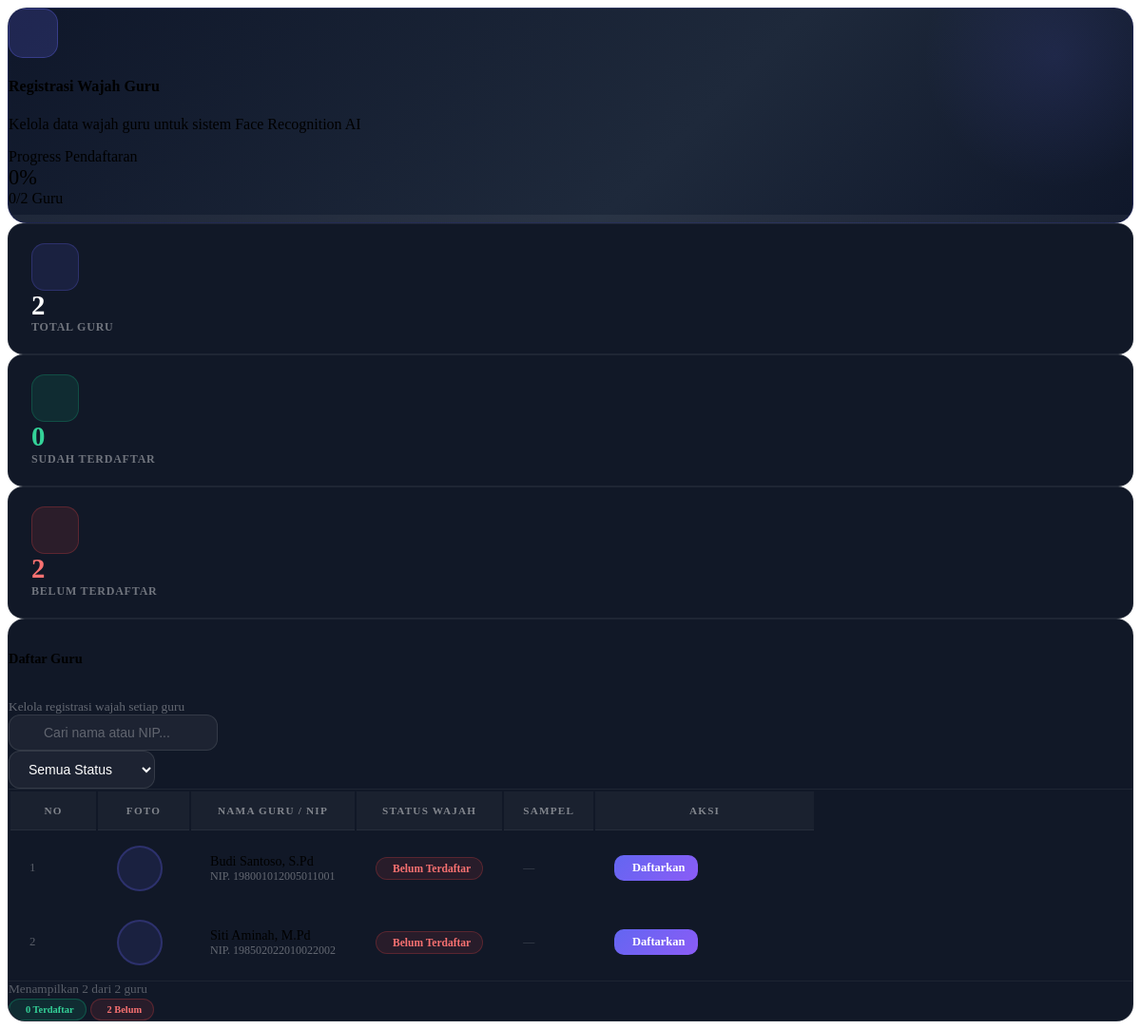
/registrasi_wajah.php (signed in), run on the app's committed database.
### tables this page shows
CREATE TABLE IF NOT EXISTS guru (
    id_guru INT AUTO_INCREMENT PRIMARY KEY,
    id_user INT NOT NULL,
    nip VARCHAR(25) UNIQUE,
    nama_guru VARCHAR(100) NOT NULL,
    jenis_kelamin ENUM('L', 'P') NOT NULL,
    email VARCHAR(100) UNIQUE,
    no_hp VARCHAR(20),
    foto VARCHAR(255) DEFAULT NULL,
    face_data TEXT DEFAULT NULL,  
    created_at TIMESTAMP DEFAULT CURRENT_TIMESTAMP,
    FOREIGN KEY (id_user) REFERENCES users(id) ON DELETE CASCADE
);

### registrasi_wajah.php (the view, shortened to what this page needs)
<?php
$sql = "SELECT g.id_guru, g.nama_guru, g.nip, g.foto, g.face_data,
               (SELECT COUNT(*) FROM absensi a WHERE a.id_guru = g.id_guru) AS total_absensi
        FROM guru g ORDER BY g.nama_guru ASC";
$result = mysqli_query($conn, $sql);
$total_guru     = 0;
$total_terdaftar = 0;
$rows = [];
while($row = mysqli_fetch_assoc($result)) {
    $total_guru++;
    $rows[] = $row;
}
$total_belum = $total_guru - $total_terdaftar;
$pct = $total_guru > 0 ? round(($total_terdaftar / $total_guru) * 100) : 0;
?>
<div class="rw-page-header p-4 mb-4 shadow-lg">
    <div class="d-flex align-items-start justify-content-between flex-wrap gap-3">
        <div>
            <div class="d-flex align-items-center gap-3 mb-2">
                <div style="width:50px;height:50px;border-radius:15px;background:rgba(99,102,241,0.2);border:1px solid rgba(99,102,241,0.35);display:flex;align-items:center;justify-content:center;">
                </div>
                <div>
                    <h4 class="fw-bold text-white mb-0">Registrasi Wajah Guru</h4>
                    <p class="text-white-50 mb-0 small">Kelola data wajah guru untuk sistem Face Recognition AI</p>
                </div>
            </div>
        </div>
        <div class="text-end">
            <div class="text-white-50 small mb-1">Progress Pendaftaran</div>
            <div class="fw-bold text-white" style="font-size:1.4rem;"><?= $pct ?>%</div>
            <div class="text-white-50 small"><?= $total_terdaftar ?>/<?= $total_guru ?> Guru</div>
        </div>
    </div>
    <div class="mt-3">
        <div class="overall-bar-wrap">
        </div>
    </div>
</div>
<div class="row g-3 mb-4">
    <div class="col-md-4">
        <div class="stat-card shadow">
            <div class="d-flex align-items-center gap-3">
                <div class="stat-icon" style="background:rgba(99,102,241,0.12);border:1px solid rgba(99,102,241,0.25);">
                </div>
                <div>
                    <div style="font-size:1.8rem;font-weight:800;color:white;line-height:1.1;"><?= $total_guru ?></div>
                    <div style="font-size:0.75rem;color:rgba(255,255,255,0.4);font-weight:600;text-transform:uppercase;letter-spacing:0.8px;">Total Guru</div>
                </div>
            </div>
        </div>
    </div>
    <div class="col-md-4">
        <div class="stat-card shadow">
            <div class="d-flex align-items-center gap-3">
                <div class="stat-icon" style="background:rgba(16,185,129,0.12);border:1px solid rgba(16,185,129,0.25);">
                </div>
                <div>
                    <div style="font-size:1.8rem;font-weight:800;color:#34d399;line-height:1.1;"><?= $total_terdaftar ?></div>
                    <div style="font-size:0.75rem;color:rgba(255,255,255,0.4);font-weight:600;text-transform:uppercase;letter-spacing:0.8px;">Sudah Terdaftar</div>
                </div>
            </div>
        </div>
    </div>
    <div class="col-md-4">
        <div class="stat-card shadow">
            <div class="d-flex align-items-center gap-3">
                <div class="stat-icon" style="background:rgba(239,68,68,0.12);border:1px solid rgba(239,68,68,0.25);">
                </div>
                <div>
                    <div style="font-size:1.8rem;font-weight:800;color:#f87171;line-height:1.1;"><?= $total_belum ?></div>
                    <div style="font-size:0.75rem;color:rgba(255,255,255,0.4);font-weight:600;text-transform:uppercase;letter-spacing:0.8px;">Belum Terdaftar</div>
                </div>
            </div>
        </div>
    </div>
</div>
<div class="rw-table-wrap shadow">
    <div class="d-flex align-items-center justify-content-between flex-wrap gap-3 p-4"
        style="border-bottom:1px solid rgba(255,255,255,0.06);">
        <div>
            <h6 class="fw-bold text-white mb-0" style="font-size:0.9rem;">Daftar Guru</h6>
            <small style="color:rgba(255,255,255,0.35);">Kelola registrasi wajah setiap guru</small>
        </div>
        <div class="d-flex align-items-center gap-2">
            <div class="position-relative">
                <input type="text" id="searchGuru" class="search-box" placeholder="Cari nama atau NIP..."
                    style="padding-left:36px;width:220px;" oninput="filterTable()">
            </div>
            <select id="filterStatus" class="search-box" style="width:auto;cursor:pointer;" onchange="filterTable()">
                <option value="">Semua Status</option>
            </select>
        </div>
    </div>
    <div class="table-responsive">
        <table class="rw-table w-100" id="guruTable">
            <thead>
                <tr>
                    <th width="50" class="text-center">No</th>
                    <th width="56" class="text-center">Foto</th>
                    <th>Nama Guru / NIP</th>
                    <th class="text-center">Status Wajah</th>
                    <th class="text-center">Sampel</th>
                    <th class="text-center" width="190">Aksi</th>
                </tr>
            </thead>
            <tbody>
                <?php if(count($rows) > 0): ?>
                    <?php $no = 1; foreach($rows as $row): ?>
                    <?php
                        $terdaftar = !empty($row['face_data']);
                        $jumlah_sampel = 0;
                        $status_val = $terdaftar ? 'terdaftar' : 'belum';
                    ?>
                    <tr data-nama="<?= strtolower(htmlspecialchars($row['nama_guru'])) ?>"
                        data-nip="<?= htmlspecialchars($row['nip'] ?? '') ?>"
                        data-status="<?= $status_val ?>">
                        <td class="text-center">
                            <span style="color:rgba(255,255,255,0.3);font-size:0.8rem;"><?= $no++ ?></span>
                        </td>
                        <td class="text-center">
                            <?php if($row['foto'] && file_exists("uploads/profil/".$row['foto'])): ?>
                                <img src="uploads/profil/<?= $row['foto'] ?>" class="guru-av" alt="Foto">
                            <?php else: ?>
                                <div class="guru-av-placeholder mx-auto">
                                </div>
                            <?php endif; ?>
                        </td>
                        <td>
                            <div class="fw-semibold text-white" style="font-size:0.88rem;">
                                <?= htmlspecialchars($row['nama_guru']) ?>
                            </div>
                            <div style="color:rgba(255,255,255,0.35);font-size:0.75rem;">
                                NIP. <?= htmlspecialchars($row['nip'] ?? '-') ?>
                            </div>
                        </td>
                        <td class="text-center">
                            <?php if($terdaftar): ?>
                                <div class="badge-terdaftar">
                                    <i class="bi bi-shield-fill-check"></i> Sudah Terdaftar
                                </div>
                            <?php else: ?>
                                <div class="badge-belum">
                                    <i class="bi bi-shield-x"></i> Belum Terdaftar
                                </div>
                            <?php endif; ?>
                        </td>
                        <td class="text-center">
                            <?php if($terdaftar): ?>
                                <span class="badge-sampel">
                                    <i class="bi bi-layers me-1"></i><?= $jumlah_sampel ?> Sampel
                                </span>
                            <?php else: ?>
                                <span style="color:rgba(255,255,255,0.2);font-size:0.75rem;">—</span>
                            <?php endif; ?>
                        </td>
                        <td class="text-center">
                            <div class="d-flex align-items-center justify-content-center gap-2 flex-wrap">
                                <?php if($terdaftar): ?>
                                    <a href="kamera_wajah.php?id=<?= $row['id_guru'] ?>" class="btn-update">
                                        <i class="bi bi-arrow-repeat"></i> Perbarui
                                    </a>
                                <?php else: ?>
                                    <a href="kamera_wajah.php?id=<?= $row['id_guru'] ?>" class="btn-register">
                                        <i class="bi bi-camera-video"></i> Daftarkan
                                    </a>
                                <?php endif; ?>
                            </div>
                        </td>
                    </tr>
                    <?php endforeach; ?>
                <?php endif; ?>
            </tbody>
        </table>
    </div>
    <div class="d-flex align-items-center justify-content-between flex-wrap gap-2 px-4 py-3"
        style="border-top:1px solid rgba(255,255,255,0.05);">
        <small style="color:rgba(255,255,255,0.3);" id="table-footer-text">
            Menampilkan <?= count($rows) ?> dari <?= $total_guru ?> guru
        </small>
        <div class="d-flex gap-2 align-items-center">
            <div class="badge-terdaftar" style="font-size:0.65rem;">
                <i class="bi bi-shield-fill-check"></i> <?= $total_terdaftar ?> Terdaftar
            </div>
            <div class="badge-belum" style="font-size:0.65rem;">
                <i class="bi bi-shield-x"></i> <?= $total_belum ?> Belum
            </div>
        </div>
    </div>
</div>

### registrasi_wajah.php (style rules this page uses)
.rw-page-header { background: linear-gradient(135deg, #0f172a 0%, #1e293b 60%, #0f172a 100%); border: 1px solid rgba(99,102,241,0.18); border-radius: 20px; position: relative; overflow: hidden; }
.rw-page-header::after { content: ''; position: absolute; top: -40%; right: -5%; width: 280px; height: 280px; background: radial-gradient(circle, rgba(99,102,241,0.12) 0%, transparent 70%); pointer-events: none; }
.stat-card { background: #111827; border: 1px solid rgba(255,255,255,0.06); border-radius: 16px; padding: 20px 24px; transition: transform 0.25s, box-shadow 0.25s; }
.stat-icon { width: 48px; height: 48px; border-radius: 14px; display: flex; align-items: center; justify-content: center; font-size: 1.3rem; flex-shrink: 0; }
.rw-table-wrap { background: #111827; border: 1px solid rgba(255,255,255,0.06); border-radius: 18px; overflow: hidden; }
.rw-table thead th { background: rgba(255,255,255,0.04); border-bottom: 1px solid rgba(255,255,255,0.06); color: rgba(255,255,255,0.45); font-size: 0.7rem; font-weight: 700; letter-spacing: 1.2px; text-transform: uppercase; padding: 14px 20px; white-space: nowrap; }
.rw-table tbody tr { border-bottom: 1px solid rgba(255,255,255,0.04); transition: background 0.2s; }
.rw-table tbody tr:last-child { border-bottom: none; }
.rw-table tbody td { padding: 14px 20px; vertical-align: middle; }
.guru-av-placeholder { width: 44px; height: 44px; border-radius: 50%; background: rgba(99,102,241,0.12); border: 2px solid rgba(99,102,241,0.25); display: flex; align-items: center; justify-content: center; color: #818cf8; font-size: 1.1rem; flex-shrink: 0; }
.badge-terdaftar { background: rgba(16,185,129,0.12); border: 1px solid rgba(16,185,129,0.3); color: #34d399; border-radius: 20px; padding: 5px 12px; font-size: 0.72rem; font-weight: 600; display: inline-flex; align-items: center; gap: 5px; white-space: nowrap; }
.badge-belum { background: rgba(239,68,68,0.1); border: 1px solid rgba(239,68,68,0.25); color: #f87171; border-radius: 20px; padding: 5px 12px; font-size: 0.72rem; font-weight: 600; display: inline-flex; align-items: center; gap: 5px; white-space: nowrap; }
.btn-register { background: linear-gradient(135deg, #6366f1, #8b5cf6); color: white; border: none; border-radius: 10px; padding: 6px 14px; font-size: 0.78rem; font-weight: 600; display: inline-flex; align-items: center; gap: 5px; transition: all 0.2s; text-decoration: none; }
.overall-bar-wrap { background: rgba(255,255,255,0.05); border-radius: 99px; height: 8px; overflow: hidden; margin-top: 8px; }
.search-box { background: rgba(255,255,255,0.05); border: 1px solid rgba(255,255,255,0.1); border-radius: 12px; padding: 10px 16px; color: white; font-size: 0.875rem; outline: none; transition: border-color 0.2s; }
.search-box::placeholder { color: rgba(255,255,255,0.3); }

### data on the page
guru: nama_guru "Budi Santoso, S.Pd", nip "198001012005011001", shows "Belum Terdaftar"
guru: nama_guru "Siti Aminah, M.Pd", nip "198502022010022002", shows "Belum Terdaftar"

### other printed values
$pct "0"
$total_terdaftar "0"
$total_guru "2"
$total_belum "2"
count($rows) "2"
